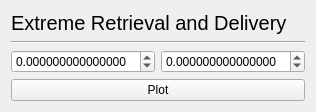
          <widget class="QWidget" name="page_ert">
           <layout class="QVBoxLayout" name="verticalLayout">
            <item>
             <widget class="QLabel" name="label_122">
              <property name="font">
               <font>
                <pointsize>15</pointsize>
                <weight>50</weight>
                <bold>false</bold>
               </font>
              </property>
              <property name="text">
               <string>Extreme Retrieval and Delivery</string>
              </property>
             </widget>
            </item>
            <item>
             <widget class="Line" name="line_17">
              <property name="orientation">
               <enum>Qt::Horizontal</enum>
              </property>
             </widget>
            </item>
            <item>
             <layout class="QVBoxLayout" name="map">
              <property name="topMargin">
               <number>0</number>
              </property>
             </layout>
            </item>
            <item>
             <layout class="QHBoxLayout" name="horizontalLayout_28">
              <item>
               <widget class="QDoubleSpinBox" name="latitudeSpinBox">
                <property name="decimals">
                 <number>15</number>
                </property>
                <property name="minimum">
                 <double>-99.000000000000000</double>
                </property>
               </widget>
              </item>
              <item>
               <widget class="QDoubleSpinBox" name="longitudeSpinBox">
                <property name="decimals">
                 <number>15</number>
                </property>
                <property name="minimum">
                 <double>-99.000000000000000</double>
                </property>
               </widget>
              </item>
             </layout>
            </item>
            <item>
             <widget class="QPushButton" name="plotButton">
              <property name="text">
               <string>Plot</string>
              </property>
             </widget>
            </item>
           </layout>
          </widget>
